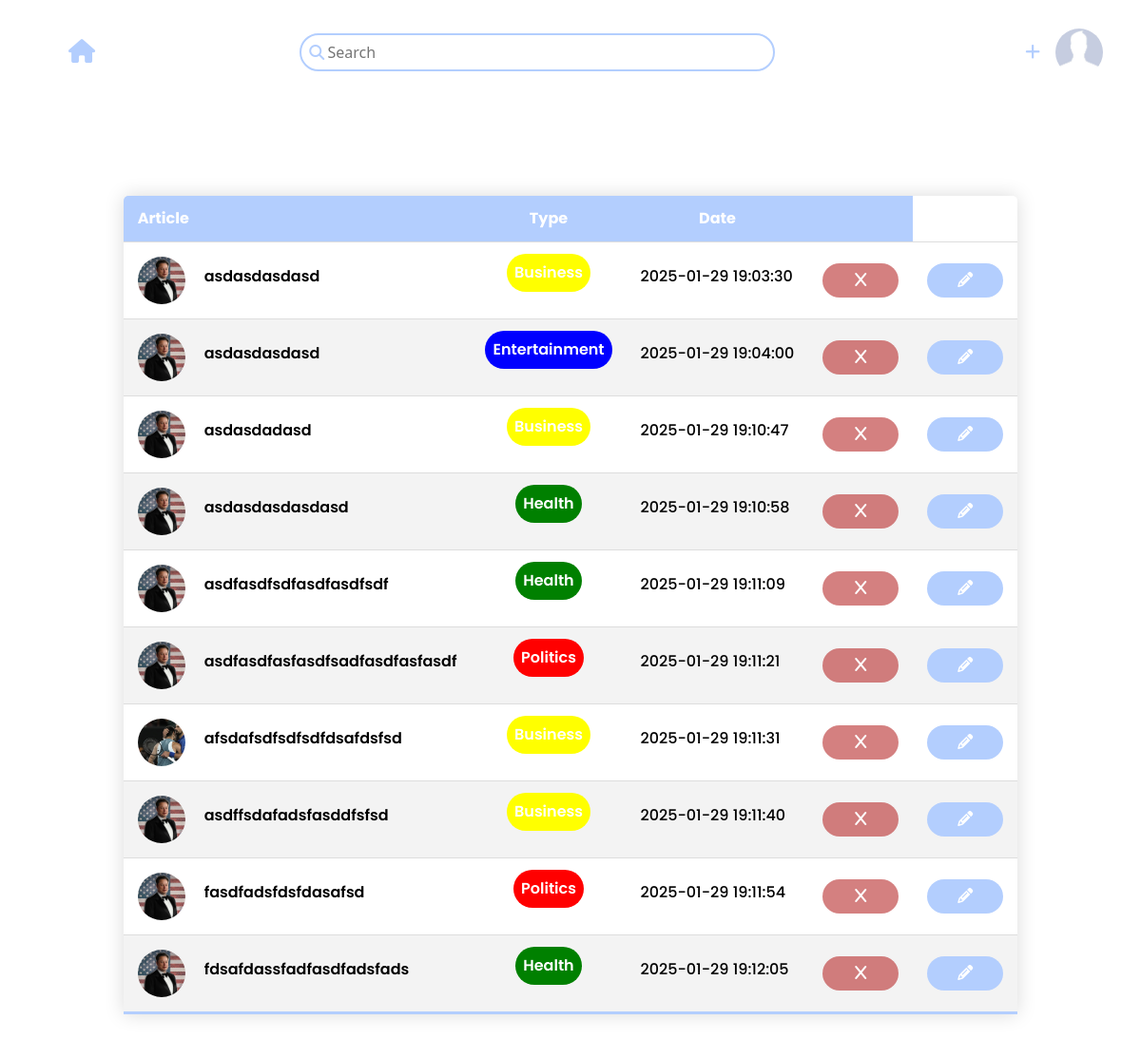
The page /admin (signed in) on the database its author committed.
### tables this page shows
CREATE TABLE articles (id INTEGER PRIMARY KEY, title TEXT NOT NULL, description TEXT NOT NULL, type TEXT NOT NULL, content TEXT NOT NULL, image_path TEXT NOT NULL, date DATETIME NOT NULL);

### app.py (the view)
@app.route("/admin", methods = ["POST", "GET"])
@login_required
def admin():
    try:
        articles = db.execute("SELECT * FROM articles LIMIT 10")
    except:
        return redirect("/")
    return render_template("admin.html", articles=articles, types=types)

### helper.py (called while the page is built)
def login_required(f):
    @wraps(f)
    def decorated_function(*args, **kwargs):
        if session.get("user_id") is None:
            return redirect("/login")
        return f(*args, **kwargs)
    return decorated_function

### templates/admin.html (shortened to what this page needs)
{% extends "layout.html" %}
{% block extra_css %}
    <link rel="stylesheet" href="{{ url_for('static', filename='css/admin.css') }}">
{% endblock %}
{% block nav %}
    <nav>
        <ul>
            <a id="menu-icon" href="/"><i class="fa-solid fa-house menu-icon"></i></a>
            <div class="input-div">
                <input type="text" name="search" placeholder="Search">
                <i class="fa-solid fa-magnifying-glass"></i>
            </div>
            <div class="icons-div">
                <li><a href="/add_news"><i class="fa-solid fa-plus"></i></a></li>
                <li>
                    <div class="profile-photo"></div>
                </li>
            </div>
        </ul>
    </nav>
{% endblock %}
{% block main %}
    <section class="table">
        <h1 class="dashboard-h1">Dashboard</h1>
        <table class="table-content">
            <thead>
                <th>Article</th>
                <th>Type</th>
                <th>Date</th>
                <th></th>
            </thead>
            <tbody id="tbody">
                {% for article in articles %}
                    <tr>
                        <td>
                            <div class="td-container">
                                <div style="background-image: url('{{ article.image_path }}');" class="image-container"></div>
                                <h2 class="article-title">{{ article.title }}</h2>
                            </div>
                        </td>
                        <td>
                            <div class="article-type-container">
                                <p style="background-color: {{ types[article.type] }};" class="article-type">{{ article.type }}</p>
                            </div>
                        </td>
                        <td>
                            <h2 class="date">{{ article.date }}</h2>
                        </td>
                        <td>
                            <form action="/delete_news" method="post" onsubmit="return confirm('Are you sure you want to delete this article?');">
                                <button class="delete-button"><i class="fa-solid fa-x"></i></button>
                            </form>
                        </td>
                        <td>
                            <form action="/edit_news/{{ article.id }}" method="get">
                                <button class="edit-button"><i class="fa-solid fa-pencil"></i></button>
                            </form>
                        </td>
                    </tr>
                {% endfor %}
            </tbody>
        </table>
    </section>
{% endblock %}

### static/css/style.css (style rules this page uses)
:root { --blue-color-1: rgb(179, 206, 254); --blue-color-2: rgb(196, 213, 251); --main-gradient: linear-gradient(90deg, rgba(2,0,36,1) 0%, var(--blue-color-1) 0%, var(--blue-color-2) 100%); --main-font-family: "Poppins", sans-serif; --logo-font: "Dancing Script", cursive; }
* { margin: 0; padding: 0; box-sizing: border-box; }

### static/css/admin.css (style rules this page uses)
nav { padding: 30px 40px; }
nav ul { list-style: none; display: flex; justify-content: space-between; align-items: center; gap: 1rem; }
nav .icons-div { display: flex; align-items: center; gap: 1rem; z-index: 20000000; }
nav .icons-div li a > i { color: var(--blue-color-1); font-weight: bold; font-size: 18px; transition: .4s ease; border-radius: 50%; pointer-events: auto; cursor: pointer; }
nav .input-div input { z-index: 21000; margin-right: 3rem; min-width: 500px; outline: none; padding: .4rem; border-radius: 20px; border: 2px solid var(--blue-color-1); padding-left: 1.7rem; }
nav .input-div { position: relative; z-index: 200000000; }
nav .input-div i { position: absolute; top: 50%; left: 0; padding-left: 10px; transform: translateY(-50%); color: var(--blue-color-1); }
nav ul .profile-photo { width: 50px; height: 50px; border-radius: 50%; background-image: url("/static/images/no-profile-pic.jpg"); background-position: center; background-size: cover; cursor: pointer; }
nav .menu-icon { font-size: 25px; color: var(--blue-color-1); font-weight: 600; cursor: pointer; }
nav #menu-icon { z-index: 100000; }
.dashboard-h1 { font-size: 50px; font-weight: 500; position: absolute; top: -30%; left: 14.2%; }
.table { position: relative; }
.table-content { border-collapse: collapse; min-width: 400px; font: 0.9em; font-family: "Poppins", sans-serif; margin: 5rem auto; margin-bottom: 6rem; border-radius: 5px 5px 0 0; overflow: hidden; box-shadow: 0 0 20px rgba(0, 0, 0, 0.15); }
.table-content th, .table-content td { padding: 12px 15px; }
.table-content th:nth-child(2) { text-align: center; }
.table-content th:nth-child(3) { text-align: center; }
.table-content tbody tr { border-bottom: 1px solid #dddddd; }
.table-content tbody tr:nth-of-type(even) { background-color: #f3f3f3; }
.table-content tbody tr:last-of-type { border-bottom: 3px solid var(--blue-color-1); }
.td-container { display: flex; align-items: center; }
.td-container .image-container { background-size: cover; border-radius: 50%; width: 50px; height: 50px; margin-right: 20px; }
.td-container .article-title { font-size: 16px; font-weight: 600; }
.article-type-container { display: flex; justify-content: center; text-align: center; }
.article-type { color: #fff; font-weight: 600; text-align: center; vertical-align: middle; border-radius: 20px; padding: .5rem; }
.date { font-size: 16px; }
.delete-button { padding: .4rem; width: 80px; border-radius: 20px; background-color: rgba(193, 70, 70, 0.686); color: #fff; font-size: 16px; font-weight: 600; border: none; outline: none; transition: .4s ease; }
.edit-button { padding: .4rem; width: 80px; border-radius: 20px; background-color: var(--blue-color-1); color: #fff; font-size: 16px; font-weight: 600; border: none; outline: none; transition: .4s ease; }

### rows shown on the page
articles: image_path (picture), title "asdasdasdasd", type "Business", date "2025-01-29 19:03:30"
articles: image_path (picture), title "asdasdasdasd", type "Entertainment", date "2025-01-29 19:04:00"
articles: image_path (picture), title "asdasdadasd", type "Business", date "2025-01-29 19:10:47"
articles: image_path (picture), title "asdasdasdasdasd", type "Health", date "2025-01-29 19:10:58"
articles: image_path (picture), title "asdfasdfsdfasdfasdfsdf", type "Health", date "2025-01-29 19:11:09"
articles: image_path (picture), title "asdfasdfasfasdfsadfasdfasfasdf", type "Politics", date "2025-01-29 19:11:21"
articles: image_path (picture), title "afsdafsdfsdfsdfdsafdsfsd", type "Business", date "2025-01-29 19:11:31"
articles: image_path (picture), title "asdffsdafadsfasddfsfsd", type "Business", date "2025-01-29 19:11:40"
articles: image_path (picture), title "fasdfadsfdsfdasafsd", type "Politics", date "2025-01-29 19:11:54"
articles: image_path (picture), title "fdsafdassfadfasdfadsfads", type "Health", date "2025-01-29 19:12:05"
